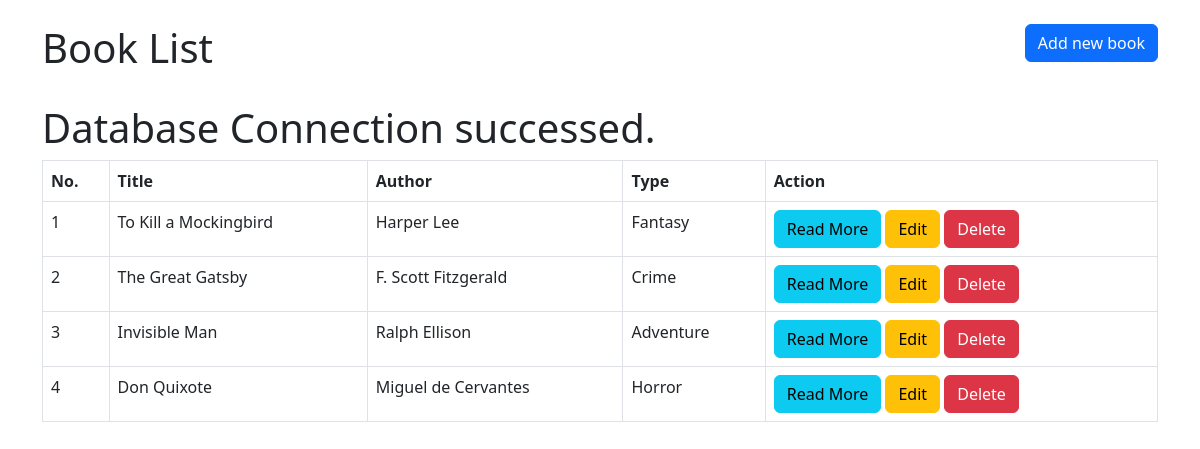
The page / on the database its author committed.
### tables this page shows
CREATE TABLE IF NOT EXISTS `books` (
  `id` int(11) NOT NULL AUTO_INCREMENT,
  `title` varchar(128) NOT NULL,
  `author` varchar(128) NOT NULL,
  `type` varchar(128) NOT NULL,
  `description` varchar(128) NOT NULL,
  PRIMARY KEY (`id`)
);

### index.php (the view, shortened to what this page needs)
<!DOCTYPE html>
<html lang="en">
<head>
    <link rel="stylesheet" href="https://cdn.jsdelivr.net/npm/bootstrap@5.2.2/dist/css/bootstrap.min.css">
</head>
<body>
    <div class="container my-4">
        <header class="d-flex justify-content-between my-4">
            <h1>Book List</h1>
            <div>
                <a href="create.php" class="btn btn-primary">Add new book</a>
            </div>
        </header>
        <table class="table table-bordered">
            <thead>
                <tr>
                    <th>No.</th>
                    <th>Title</th>
                    <th>Author</th>
                    <th>Type</th>
                    <th>Action</th>
                </tr>
            </thead>
            <tbody>
                <?php
                include('connect.php');
                $i = 1;
                $sqlSelect = "SELECT * FROM books";
                $result = mysqli_query($con, $sqlSelect);
                while ($data = mysqli_fetch_array($result)) {
                ?>
                    <tr>
                        <td><?php echo $i++; ?></td>
                        <td><?php echo $data['title']; ?></td>
                        <td><?php echo $data['author']; ?></td>
                        <td><?php echo $data['type']; ?></td>
                        <td>
                            <a href="view.php?id=<?php echo $data['id']; ?>" class="btn btn-info">Read More</a>
                            <a href="edit.php?id=<?php echo $data['id']; ?>" class="btn btn-warning">Edit</a>
                            <a href="delete.php?id=<?php echo $data['id']; ?>" class="btn btn-danger">Delete</a>
                        </td>
                    </tr>
                <?php
                }
                ?>
            </tbody>
        </table>
    </div>
</body>
</html>

### connect.php
<?php
$dbName = "blist_db";
$dbHost = "localhost";
$dbUser = "root";
$dbPass = "";
$con = mysqli_connect($dbHost, $dbUser, $dbPass, $dbName);
if ($con) {
    echo ("<h1>Database Connection successed.</h1>");
}else{
    die("<h1>Database connection failed.</h1>");
}
?>

### rows shown on the page
books: title "To Kill a Mockingbird", author "Harper Lee", type "Fantasy"
books: title "The Great Gatsby", author "F. Scott Fitzgerald", type "Crime"
books: title "Invisible Man", author "Ralph Ellison", type "Adventure"
books: title "Don Quixote", author "Miguel de Cervantes", type "Horror"
